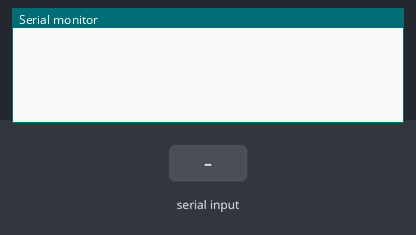
Bench run of a sketch on a simulated Arduino Mega 2560, built with avr-gcc and run on an emulated ATmega2560. Shown: the last lines printed to the serial monitor. Inputs (shaded band) come from the test bench.

Above: at 1.2 s.
1.3 s: "1\n" received over Serial
At 2.5 s:
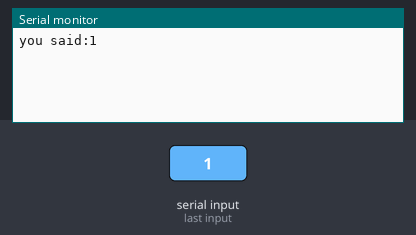
2.8 s: "1\n" received over the second serial link
At 3.8 s:
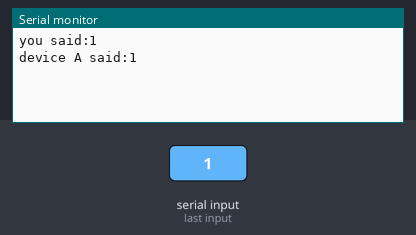
4.3 s: "0\n" received over Serial
At 5.0 s:
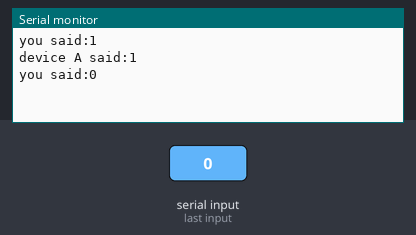
5.8 s: "0\n" received over the second serial link
At 7.3 s:
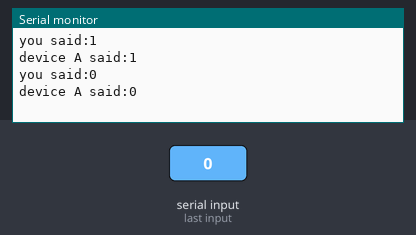

Measured:
- after the input at 1.3 s, the serial monitor: prints a new line at once (image 1)
- after the input at 2.8 s, the serial monitor: prints a new line at once (image 2)
- after the input at 4.3 s, the serial monitor: prints a new line at once (image 3)
- after the input at 5.8 s, the serial monitor: prints a new line at once (image 4)

The sketch:

board1.ino
```cpp
#include<SoftwareSerial.h>
//新建一个softSerial对象，rx:6,tx:5

void setup() {
  // 初始化串口通信:
  Serial.begin(9600);
  //初始化软串口通信；
  Serial1.begin(9600);
}

// 两个字符串分别用于存储A、B两端传来的数据:
  String device_B_String="";
  String device_A_String="";

void loop() {
  // 读取从计算机传入的数据，并通过serial1发送个设备B:
  if(Serial.available()>0)
  {
    if(Serial.peek()!='\n')   //在没接收到回车换行的条件下
    {
      device_B_String+=(char)Serial.read();   //这段代码是在把字符串联成字符串
    }
    else
    {  //这段代码实现从缓冲区读取数据，并将数据发送到计算机显示和软串口发送；
      Serial.read();
      Serial.print("you said:");
      Serial.println(device_B_String);
      Serial1.println(device_B_String);
      device_B_String="";
    }
  }
  //读取从设备A传入的数据，并在串口监视器中显示

  if(Serial1.available()>0)
  {

    if(Serial1.peek()!='\n')
    {
      device_A_String+=(char)Serial1.read();
    }
    else
    {
      Serial1.read();
      Serial.print("device A said:");
      Serial.println(device_A_String);
      device_A_String="";
    }
  }


}
```
